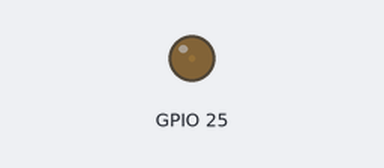
Bench run of a sketch on a simulated ESP32. On the bench: output pins drawn as LEDs (lit = HIGH).

Above: at 0.05 s.
At 1.15 s:
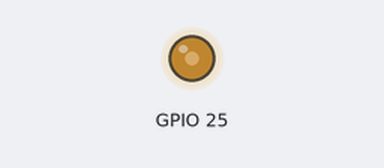
At 2.3 s:
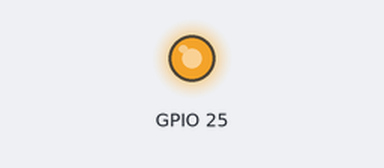
At 4.6 s:
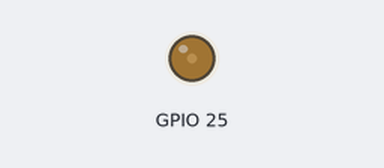
Timing chart, 0 to 6.7 s (numbered marks = the images above):
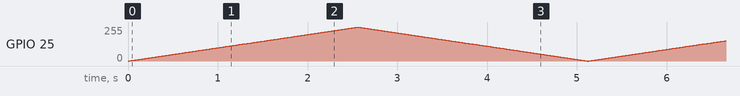

The sketch:

test.ino
```cpp
void setup() {
  // put your setup code here, to run once:
  ledcAttachPin(25, 0);
  ledcSetup(0,5000,8);
}

void loop() {
  for(int i=0; i<=255; i++){
    ledcWrite(0,i);
    delay(10);
  }
  for(int i=255; i>=0; i--){
  ledcWrite(0,i);
  delay(10);

  }
}
```
